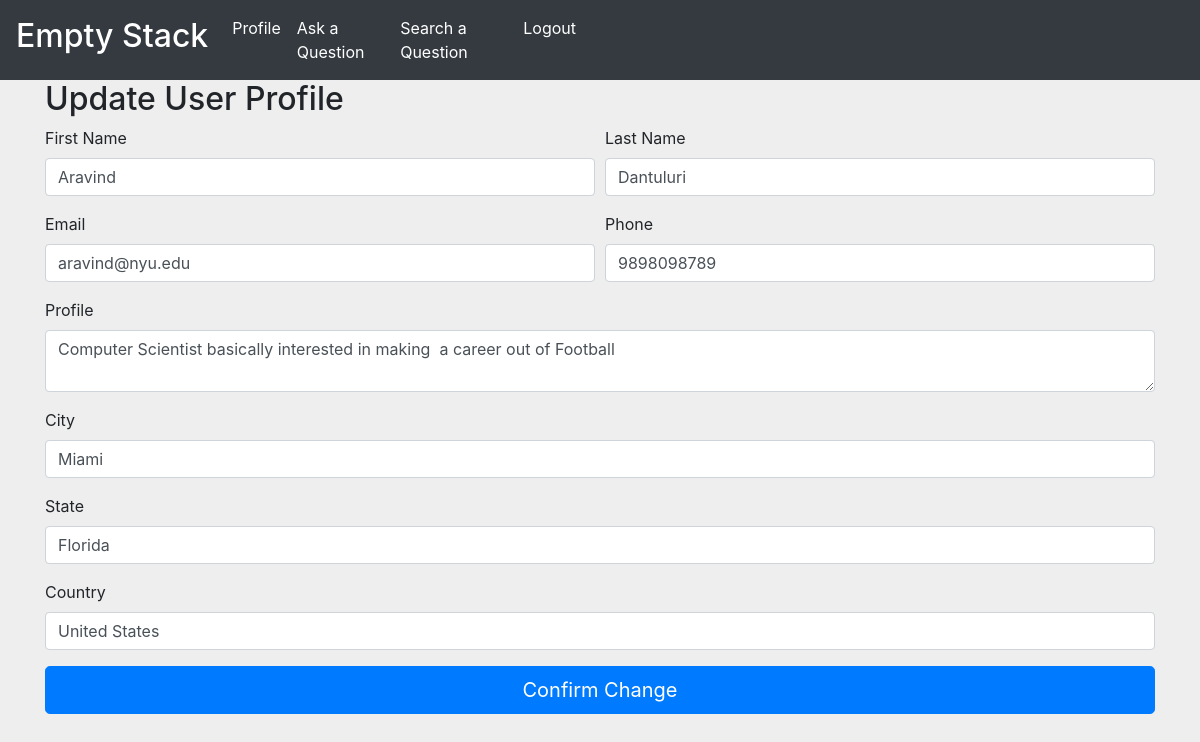
/edit-profile (signed in), run on the app's committed database.
### app.py (models this page shows)
class Users(db.Model):
    userid = db.Column(db.Integer, primary_key=True, autoincrement=True)
    username = db.Column(db.String, unique=True)
    firstname = db.Column(db.String)
    lastname = db.Column(db.String)
    email = db.Column(db.String)
    phone = db.Column(db.String)
    profile = db.Column(db.Text)
    rating = db.Column(db.Integer, default=0)
    city = db.Column(db.String)
    state = db.Column(db.String)
    country = db.Column(db.String)

### app.py (the view, shortened to what this page needs)
@app.route('/edit-profile', methods=['POST', 'GET'])
def edit_profile():
    user = Users.query.filter_by(userid=session.get('userid')).first()
    form = UpdateProfileForm()
    form.firstname.data = user.firstname
    form.lastname.data = user.lastname
    form.email.data = user.email
    form.phone.data = user.phone
    form.city.data = user.city
    form.state.data = user.state
    form.country.data = user.country
    form.profile.data = user.profile
    return render_template('edit_profile.html', form=form)

### app.py
class UpdateProfileForm(FlaskForm):
    firstname = StringField('First Name', validators=[InputRequired()])
    lastname = StringField('Last Name', validators=[InputRequired()])
    email = StringField('Email', validators=[InputRequired()])
    phone = StringField('Phone', validators=[InputRequired()])
    city = StringField('City', validators=[InputRequired()])
    state = StringField('State', validators=[InputRequired()])
    country = StringField('Country', validators=[InputRequired()])
    profile = TextAreaField('Profile', validators=[InputRequired()])

### templates/edit_profile.html (shortened to what this page needs)
{% extends "base.html" %}
{% import "bootstrap/wtf.html" as wtf %}
{% block styles %}
    <link rel="stylesheet" href="{{url_for('.static', filename='css/login.css')}}">
{% endblock %}
{% block content %}
    <div class="container">
        <form class="form" method="POST" action="/edit-profile">
            <h2>Update User Profile</h2>
            <div class="form-row">
                <div class="col">
                    {{ wtf.form_field(form.firstname) }}
                </div>
                <div class="col">
                    {{ wtf.form_field(form.lastname) }}
                </div>
            </div>
            <div class="form-row">
                <div class="col">
                    {{ wtf.form_field(form.email) }}
                </div>
                <div class="col">
                    {{ wtf.form_field(form.phone) }}
                </div>
            </div>
            {{ wtf.form_field(form.profile) }}
            {{ wtf.form_field(form.city) }}
            {{ wtf.form_field(form.state) }}
            {{ wtf.form_field(form.country) }}
            <button class="btn btn-lg btn-primary btn-block" type="submit">Confirm Change</button>
        </form>
    </div>
{% endblock %}

### static/css/login.css (style rules this page uses)
body { padding-top: 40px; padding-bottom: 40px; background-color: #eee; }

### data on the page
Users: firstname "Aravind", lastname "Dantuluri", email "aravind@nyu.edu", phone "9898098789", profile "Computer Scientist basically interested in making a career out of Football", city "Miami", state "Florida", country "United States"
